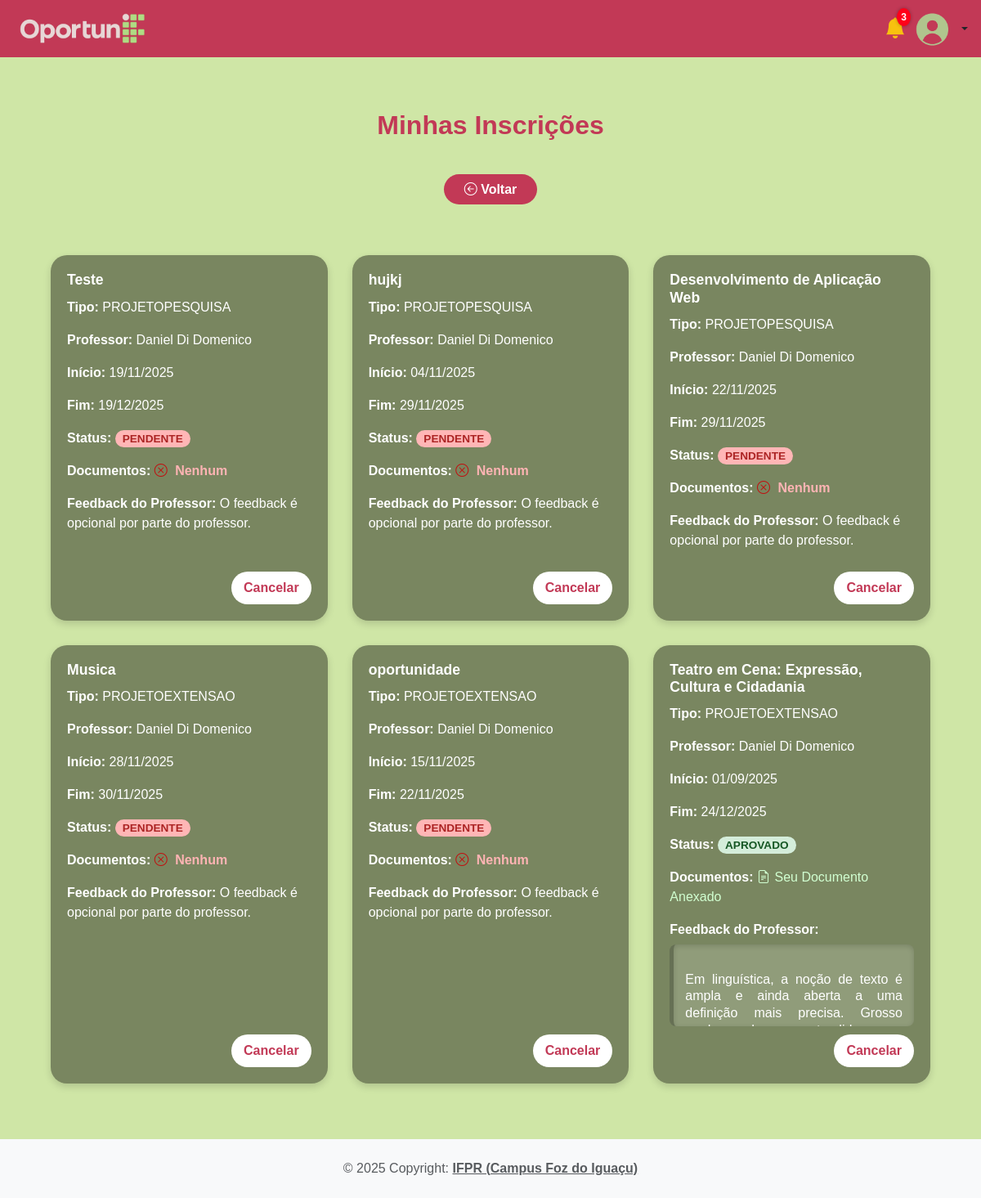
/app/controller/InscricaoController.php?action=listarInscricoes (signed in), run on the app's committed database.
### tables this page shows
CREATE TABLE `inscricoes` (
  `idInscricoes` int(11) NOT NULL,
  `documentosAnexo` varchar(100) DEFAULT NULL,
  `feedbackProfessor` text DEFAULT NULL,
  `status` enum('PENDENTE','APROVADO','REPROVADO') DEFAULT NULL,
  `idOportunidades` int(11) NOT NULL,
  `idUsuarios` int(11) NOT NULL,
  `dataInscricao` datetime DEFAULT current_timestamp()
);

CREATE TABLE `oportunidades` (
  `idOportunidades` int(11) NOT NULL,
  `titulo` longtext DEFAULT NULL,
  `descricao` longtext DEFAULT NULL,
  `tipoOportunidade` enum('ESTAGIO','PROJETOEXTENSAO','PROJETOPESQUISA') NOT NULL,
  `dataInicio` date NOT NULL,
  `dataFim` date NOT NULL,
  `documentoAnexo` varchar(100) DEFAULT NULL,
  `vaga` int(11) NOT NULL,
  `documentoEdital` varchar(255) DEFAULT NULL,
  `idProfessor` int(11) NOT NULL DEFAULT 38
);

CREATE TABLE `usuarios` (
  `idUsuarios` int(11) NOT NULL,
  `nomeCompleto` varchar(45) NOT NULL,
  `email` varchar(45) NOT NULL,
  `cpf` varchar(20) NOT NULL,
  `senha` varchar(255) NOT NULL,
  `tipoUsuario` enum('ALUNO','PROFESSOR','ADMIN') NOT NULL,
  `matricula` varchar(45) DEFAULT NULL,
  `idCursos` int(11) DEFAULT NULL,
  `fotoPerfil` varchar(255) DEFAULT NULL
);

### app/controller/InscricaoController.php (called while the page is built, shortened)
<?php
class InscricaoController extends Controller
{
    public function __construct()
    {
        $this->handleAction();
    }
    protected function listarInscricoes()
    {
        $idAluno = $_SESSION['usuarioLogadoId'];
        require_once(__DIR__ . "/../dao/InscricaoDAO.php");
        $inscricaoDao = new InscricaoDAO();
        $inscricoes = $inscricaoDao->listByAluno($idAluno);
        $dados["inscricoes"] = $inscricoes;
        $this->loadView("inscricao/inscricao_list.php", $dados);
    }
}
new InscricaoController();

### app/dao/InscricaoDAO.php (called while the page is built, shortened)
<?php
require_once(__DIR__ . "/../connection/Connection.php");
class InscricaoDAO
{
    private $conn;
    public function __construct()
    {
        $this->conn = Connection::getConn();
    }
public function listByAluno(int $idAluno)
{
    $sql = "SELECT i.*,
                   o.titulo,
                   o.descricao,
                   o.tipoOportunidade,
                   o.dataInicio,
                   o.dataFim,
                   o.vaga,
                   o.documentoAnexo,
                   o.idProfessor,
                   p.nomeCompleto AS nomeProfessor
            FROM inscricoes i
            INNER JOIN oportunidades o ON i.idOportunidades = o.idOportunidades
            LEFT JOIN usuarios p ON o.idProfessor = p.idUsuarios
            WHERE i.idUsuarios = :idAluno
            ORDER BY i.idInscricoes DESC";
    $stmt = $this->conn->prepare($sql);
    $stmt->bindValue(":idAluno", $idAluno, PDO::PARAM_INT);
    $stmt->execute();
    return $stmt->fetchAll(PDO::FETCH_OBJ);
}
}

### app/connection/Connection.php (called while the page is built)
<?php
class Connection
{
    public static function getConn()
    {
        $conn = new Connection();
        return $conn->getConnection();
    }
    public function getConnection()
    {
        $str_conn = "mysql:host=" . DB_HOST . ";dbname=" . DB_NAME;
        $options = array(
            PDO::MYSQL_ATTR_INIT_COMMAND => "SET NAMES utf8",
            PDO::ATTR_ERRMODE => PDO::ERRMODE_EXCEPTION
        );
        try {
            $conn = new PDO($str_conn, DB_USER, DB_PASSWORD, $options);
            return $conn;
        } catch (PDOException $e) {
            echo "Falha ao conectar na base de dados: " . $e->getMessage();
        }
    }
}

### app/view/inscricao/inscricao_list.php (the view, shortened to what this page needs)
<?php
require_once(__DIR__ . "/../include/header.php");
require_once(__DIR__ . "/../include/menu.php");
?>
<link rel="stylesheet" href="<?= BASEURL ?>/view/css/inscricao.list.css">
<div class="container mt-5 mb-5">
    <h2 class="text-center titulo-pagina mb-4">Minhas Inscrições</h2>
    <div class="text-center mt-5 mb-5">
        <a href="<?= BASEURL ?>/controller/HomeController.php?action=homeAluno" class="btn-voltar">
            <i class="bi bi-arrow-left-circle"></i> Voltar
        </a>
    </div>
    <?php if (count($dados['inscricoes']) > 0): ?>
        <div class="cards-container">
            <?php foreach ($dados['inscricoes'] as $inscricao): ?>
                <div class="card-inscricao">
                    <div class="conteudo-card">
                        <h4 class="titulo-inscricao"><?= htmlspecialchars($inscricao->titulo) ?></h4>
                        <p><strong>Tipo:</strong> <?= htmlspecialchars($inscricao->tipoOportunidade) ?></p>
            <p><strong>Professor:</strong> <?= htmlspecialchars($inscricao->nomeProfessor ?? "Não definido") ?></p>
                        <p><strong>Início:</strong> <?= date('d/m/Y', strtotime($inscricao->dataInicio)) ?></p>
                        <p><strong>Fim:</strong> <?= date('d/m/Y', strtotime($inscricao->dataFim)) ?></p>
                        <p><strong>Status:</strong>
                            <span class="status-badge <?= strtolower($inscricao->status) ?>">
                                <?= htmlspecialchars($inscricao->status) ?>
                            </span>
                        </p>
                        <p><strong>Documentos:</strong>
                            <?php if ($inscricao->documentosAnexo): ?>
                                <?php foreach (explode(',', $inscricao->documentosAnexo) as $doc): ?>
                                    <a href="<?= BASEURL ?>/../uploads/<?= trim($doc) ?>" target="_blank" class="link-doc">
                                        <i class="bi bi-file-earmark-text"></i> Seu Documento Anexado
                                    </a>
                                <?php endforeach; ?>
                            <?php else: ?>
                                <span class="sem-doc"><i class="bi bi-x-circle"></i> Nenhum</span>
                            <?php endif; ?>
                        </p>
                        <?php $feedback = trim($inscricao->feedbackProfessor ?? ''); ?>
                        <?php if (!empty($feedback)): ?>
                            <div class="feedback-label">Feedback do Professor:</div>
                            <div class="feedback-box">
                                <span class="feedback-text"><?= nl2br(htmlspecialchars($feedback)) ?></span>
                            </div>
                        <?php else: ?>
                            <p><strong>Feedback do Professor:</strong> O feedback é opcional por parte do professor.</p>
                        <?php endif; ?>
                    </div>
                    <a href="<?= BASEURL ?>/controller/InscricaoController.php?action=cancelar&idInscricao=<?= $inscricao->idInscricoes ?>"
                        onclick="return confirm('Tem certeza que deseja cancelar sua inscrição?')"
                        class="btn-cancelar">
                        Cancelar
                    </a>
                </div>
            <?php endforeach; ?>
        </div>
    <?php endif; ?>
</div>
<?php
require_once(__DIR__ . "/../include/footer.php");
?>

### app/view/css/menu.css (style rules this page uses)
* { margin: 0; padding: 0; box-sizing: border-box; }

### app/view/css/inscricao.list.css (style rules this page uses)
body { background-color: #cfe6a6ff; font-family: "Poppins", sans-serif; }
.titulo-pagina { color: #c23956; font-weight: 700; }
.cards-container { display: grid; grid-template-columns: repeat(auto-fit, minmax(320px, 1fr)); gap: 30px; justify-items: center; padding: 20px; box-sizing: border-box; }
.card-inscricao { background-color: #798660; color: #fff; border-radius: 20px; padding: 20px; box-shadow: 0 4px 10px rgba(0,0,0,0.15); display: flex; flex-direction: column; justify-content: space-between; width: 100%; max-width: 500px; min-height: 300px; transition: transform 0.2s ease, box-shadow 0.2s ease; }
.titulo-inscricao { font-weight: 700; font-size: 1.1rem; margin-bottom: 10px; }
.status-badge { padding: 3px 9px; border-radius: 20px; font-weight: 600; text-transform: capitalize; font-size: 0.85rem; }
.status-badge.aprovado { background-color: #d4edda; color: #155724; }
.status-badge.pendente { background-color: #ffb6b6ff; color: #ac2424ff; }
.link-doc { color: #d1ffd1; text-decoration: none; font-weight: 500; }
.link-doc i { margin-right: 1px; }
.sem-doc { color: #ffb4b4; font-weight: 600; }
.sem-doc i { color: #c01111ff; margin-right: 5px; }
.btn-cancelar { background-color: #fff; color: #c23956; font-weight: 600; border: none; border-radius: 25px; padding: 8px 15px; text-align: center; text-decoration: none; margin-top: 10px; align-self: flex-end; transition: 0.2s ease; }
.btn-voltar { background-color: #c23956; color: #fff; border-radius: 25px; padding: 10px 25px; text-decoration: none; font-weight: 600; transition: background-color 0.3s ease; }
.feedback-label { font-weight: bold; margin-bottom: 6px; color: #fff; font-size: 1rem; }
.feedback-box { background-color: #909c7a; border-left: 5px solid #667054; padding: 12px 14px; border-radius: 8px; font-size: 1rem; line-height: 1.3; color: #fff; text-align: justify; white-space: pre-line; max-height: 100px; overflow-y: auto; box-shadow: inset 0 2px 6px rgba(0,0,0,0.15); }
.feedback-text { display: block; color: #fff; }

### app/view/include/footer.php (style rules this page uses)
body { min-height: 100vh; display: flex; flex-direction: column; margin: 0; }

### data on the page
inscricoes: idOportunidades.titulo "Teste", idOportunidades.tipoOportunidade "PROJETOPESQUISA", usuarios.nomeCompleto "Daniel Di Domenico", idOportunidades.dataInicio "19/11/2025", idOportunidades.dataFim "19/12/2025", status "PENDENTE", documentosAnexo "Nenhum", shows "Feedback do Professor:"
inscricoes: idOportunidades.titulo "hujkj", idOportunidades.tipoOportunidade "PROJETOPESQUISA", usuarios.nomeCompleto "Daniel Di Domenico", idOportunidades.dataInicio "04/11/2025", idOportunidades.dataFim "29/11/2025", status "PENDENTE", documentosAnexo "Nenhum", shows "Feedback do Professor:"
inscricoes: idOportunidades.titulo "Desenvolvimento de Aplicação Web", idOportunidades.tipoOportunidade "PROJETOPESQUISA", usuarios.nomeCompleto "Daniel Di Domenico", idOportunidades.dataInicio "22/11/2025", idOportunidades.dataFim "29/11/2025", status "PENDENTE", documentosAnexo "Nenhum", shows "Feedback do Professor:"
inscricoes: idOportunidades.titulo "Musica", idOportunidades.tipoOportunidade "PROJETOEXTENSAO", usuarios.nomeCompleto "Daniel Di Domenico", idOportunidades.dataInicio "28/11/2025", idOportunidades.dataFim "30/11/2025", status "PENDENTE", documentosAnexo "Nenhum", shows "Feedback do Professor:"
inscricoes: idOportunidades.titulo "oportunidade", idOportunidades.tipoOportunidade "PROJETOEXTENSAO", usuarios.nomeCompleto "Daniel Di Domenico", idOportunidades.dataInicio "15/11/2025", idOportunidades.dataFim "22/11/2025", status "PENDENTE", documentosAnexo "Nenhum", shows "Feedback do Professor:"
inscricoes: idOportunidades.titulo "Teatro em Cena: Expressão, Cultura e Cidadania", idOportunidades.tipoOportunidade "PROJETOEXTENSAO", usuarios.nomeCompleto "Daniel Di Domenico", idOportunidades.dataInicio "01/09/2025", idOportunidades.dataFim "24/12/2025", status "APROVADO", feedbackProfessor "Em linguística, a noção de texto é ampla e ainda aberta a uma definição mais precisa. Grosso…"

### other printed values
$notificacoes "3"
